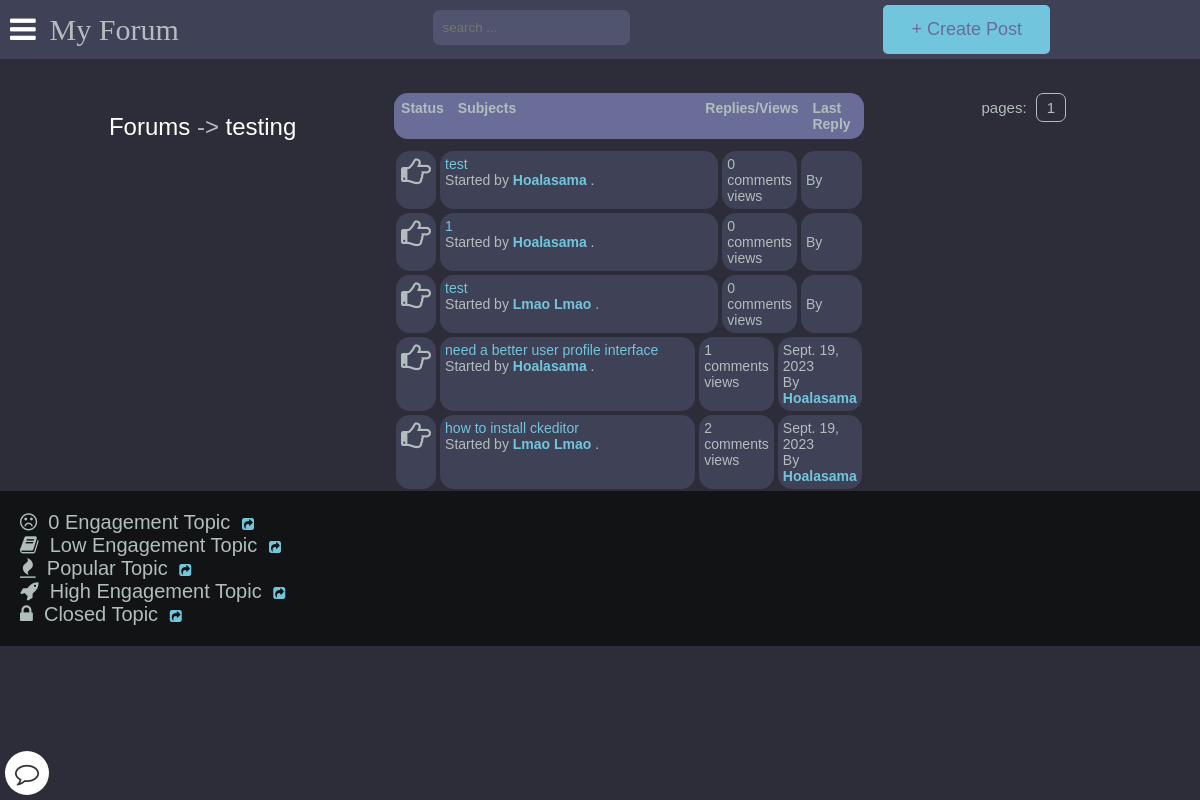
/posts/testing/, run on an earlier commit of the app's database.
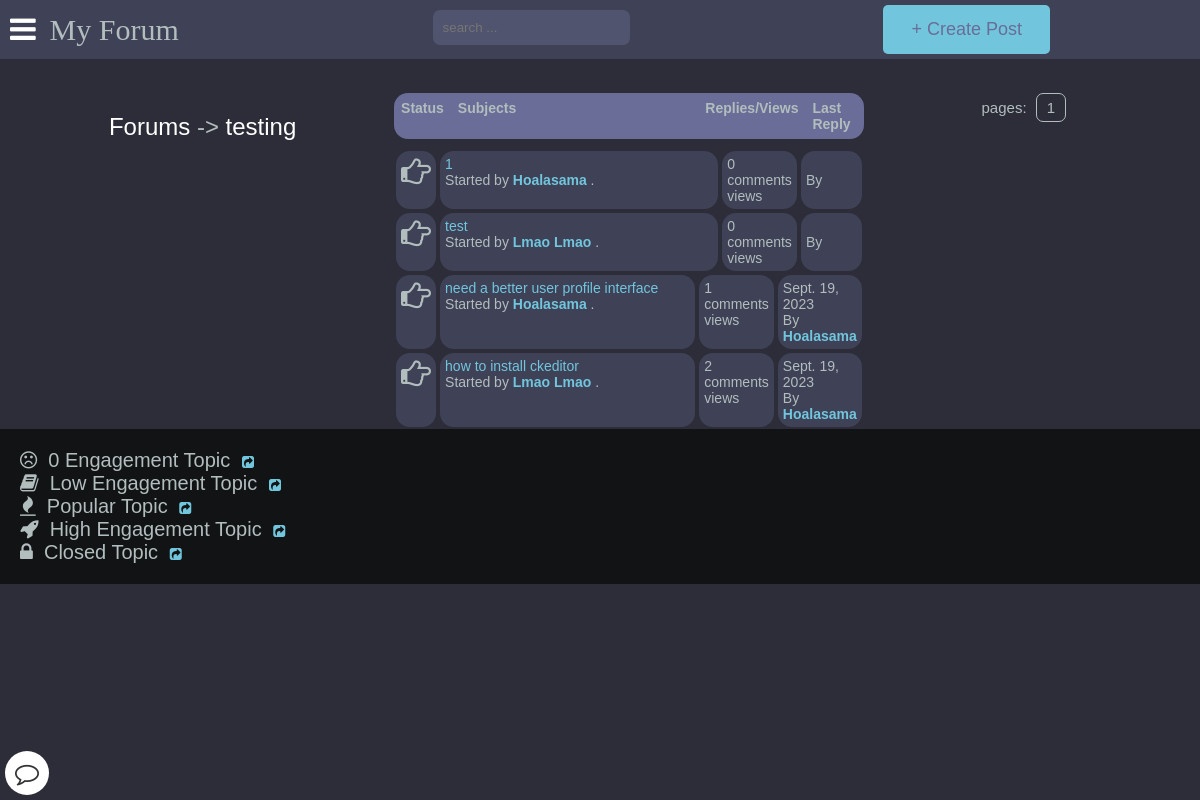
And on a later commit of the database.
### main/models.py (models this page shows, shortened)
class Post(models.Model):
    title = models.CharField(max_length=400)
    slug = models.SlugField(max_length=400, unique=True, blank=True)
    user = models.ForeignKey(Author, on_delete=models.CASCADE)
    content = HTMLField()
    categories = models.ManyToManyField(Category)
    date = models.DateTimeField(auto_now_add=True)
    approved = models.BooleanField(default=True)
    image = models.ImageField(upload_to='post_images', blank=True, null=True)
    hit_count_generic = GenericRelation(HitCount, object_id_field='object_pk',
        related_query_name='hit_count_generic_relation'
    )
    tags = TaggableManager()
    comments = models.ManyToManyField(Comment, blank=True)
    def get_url(self):
        return reverse("detail", kwargs={
            "slug":self.slug
        })
    class Meta:
        ordering = ['-date']
    @property
    def num_comments(self):
        return self.comments.count()
    @property
    def last_reply(self):
        return self.comments.latest("date")

class Author(models.Model):
    user = models.ForeignKey(User, on_delete=models.CASCADE)
    fullname = models.CharField(max_length=40, blank=True)
    slug = models.SlugField(max_length=400, unique=True, blank=True)
    bio = HTMLField(default='none')
    points = models.IntegerField(default=0)
    email = models.EmailField(unique=False,default="example@gmail.com", validators=[EmailValidator(message="Invalid email format")])
    profile_pic = ResizedImageField(size=[400, 400], quality=100, upload_to="authors", default="defaults/default_profile_pic.jpg", null=True, blank=False)
    ROLES = (
        ('user','User'),
        ('teacher','Teacher'),
        ('admin','Admin'),
    )
    roles = models.CharField(max_length=50, choices=ROLES, default="user")

class Comment(models.Model):
    user = models.ForeignKey(Author, on_delete=models.CASCADE)
    content = models.TextField()
    date = models.DateTimeField(auto_now_add=True)
    replies = models.ManyToManyField(Reply, blank=True)

### main/views.py (the view)
# urls.py: path("posts/<slug>/", posts, name="posts"),
def posts(request, slug):
    category = get_object_or_404(Category, slug=slug)
    posts = Post.objects.filter(approved=True, categories=category)
    paginator = Paginator(posts, 10)
    page = request.GET.get("page")
    try:
        posts = paginator.page(page)
    except PageNotAnInteger:
        posts = paginator.page(1)
    except EmptyPage:
        posts = paginator.page(paginator.num_pages)
    context = {
        "posts":posts,
        "forum": category,
        "title": "Posts"
    }
    return render(request, "posts.html", context)

### main/models.py (called while the page is built)
    def get_url(self):
        return reverse("posts", kwargs={
            "slug":self.slug
        })

### templates/posts.html
{% extends 'base.html' %}
{% load hitcount_tags %}
{% block content %}
    <div class="container">
        <div class="navigate">
            <span><a href="{% url 'home' %}">Forums</a> -> <a href="{{forum.get_url}}">{{forum.title}}</a></span>
        </div>
        <div class="posts-table">
            <div class="table-head">
                <div class="status">Status</div>
                <div class="subjects">Subjects</div>
                <div class="replies">Replies/Views</div>
                <div class="last-reply">Last Reply</div>
            </div>
            {% for post in posts %}
            <div class="table-row">
                <div class="status"><i class="fa fa-hand-o-right"></i></div>
                <div class="subjects">
                    <a href="{{post.get_url}}">{{post.title}}</a>
                    <br>
                    <span>Started by <b><a href="">{{post.user.fullname|title}}</a></b> .</span>
                </div>
                <div class="replies">
                    {{post.num_comments}} comments <br> {% get_hit_count for post %} views
                </div>
                <div class="last-reply">
                    {{post.last_reply.date|date}}
                    <br>By <b><a href="">{{post.last_reply.user.fullname|title}}</a></b>
                </div>
            </div>
            {% endfor %}
        </div>
            <div class="pagination">
                pages: {% for num_page in posts.paginator.page_range %}<a href="?page={{num_page}}">{{num_page}}</a> {% endfor %}
            </div>
    </div>
    <div class="note">
        <span><i class="fa fa-frown-o"></i>&nbsp; 0 Engagement Topic</span>&nbsp;&nbsp;&nbsp;<a href=""><i class="fa fa-share-square"></i></a><br>
        <span><i class="fa fa-book"></i>&nbsp; Low Engagement Topic</span>&nbsp;&nbsp;&nbsp;<a href=""><i class="fa fa-share-square"></i></a><br>
        <span><i class="fa fa-fire"></i>&nbsp; Popular Topic</span>&nbsp;&nbsp;&nbsp;<a href=""><i class="fa fa-share-square"></i></a><br>
        <span><i class="fa fa-rocket"></i>&nbsp; High Engagement Topic</span>&nbsp;&nbsp;&nbsp;<a href=""><i class="fa fa-share-square"></i></a><br>
        <span><i class="fa fa-lock"></i>&nbsp; Closed Topic</span>&nbsp;&nbsp;&nbsp;<a href=""><i class="fa fa-share-square"></i></a><br>
    </div>
{% endblock content %}

What changed in the data, as far as the page shows it:
removed Post: title "test", user.fullname "Hoalasama", num_comments "0"
